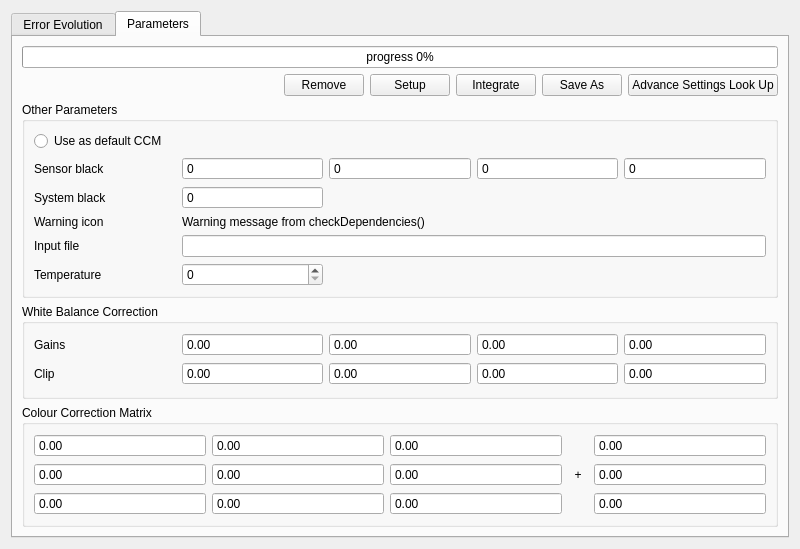
<?xml version="1.0" encoding="UTF-8"?>
<ui version="4.0">
 <class>CCMTuning</class>
 <widget class="QWidget" name="CCMTuning">
  <property name="geometry">
   <rect>
    <x>0</x>
    <y>0</y>
    <width>800</width>
    <height>536</height>
   </rect>
  </property>
  <property name="sizePolicy">
   <sizepolicy hsizetype="Minimum" vsizetype="Expanding">
    <horstretch>0</horstretch>
    <verstretch>0</verstretch>
   </sizepolicy>
  </property>
  <property name="windowTitle">
   <string>CCM Tuning</string>
  </property>
  <layout class="QGridLayout" name="gridLayout">
   <item row="0" column="0">
    <widget class="QTabWidget" name="result_grp">
     <property name="currentIndex">
      <number>1</number>
     </property>
     <widget class="QwtExtra::EditableCurve" name="errorCurve">
      <attribute name="title">
       <string>Error Evolution</string>
      </attribute>
     </widget>
     <widget class="QWidget" name="result_tab">
      <attribute name="title">
       <string>Parameters</string>
      </attribute>
      <layout class="QGridLayout" name="gridLayout_4">
       <item row="2" column="0" colspan="8">
        <widget class="QGroupBox" name="blc_grp">
         <property name="title">
          <string>Other Parameters</string>
         </property>
         <property name="flat">
          <bool>true</bool>
         </property>
         <layout class="QGridLayout" name="gridLayout_5">
          <item row="3" column="0">
           <widget class="QLabel" name="warning_icon">
            <property name="text">
             <string notr="true">Warning icon</string>
            </property>
           </widget>
          </item>
          <item row="3" column="1" colspan="4">
           <widget class="QLabel" name="warning_lbl">
            <property name="text">
             <string notr="true">Warning message from checkDependencies()</string>
            </property>
           </widget>
          </item>
          <item row="1" column="1">
           <widget class="QSpinBox" name="blc_sensor0">
            <property name="readOnly">
             <bool>true</bool>
            </property>
            <property name="buttonSymbols">
             <enum>QAbstractSpinBox::NoButtons</enum>
            </property>
           </widget>
          </item>
          <item row="1" column="2">
           <widget class="QSpinBox" name="blc_sensor1">
            <property name="readOnly">
             <bool>true</bool>
            </property>
            <property name="buttonSymbols">
             <enum>QAbstractSpinBox::NoButtons</enum>
            </property>
           </widget>
          </item>
          <item row="1" column="3">
           <widget class="QSpinBox" name="blc_sensor2">
            <property name="readOnly">
             <bool>true</bool>
            </property>
            <property name="buttonSymbols">
             <enum>QAbstractSpinBox::NoButtons</enum>
            </property>
           </widget>
          </item>
          <item row="1" column="4">
           <widget class="QSpinBox" name="blc_sensor3">
            <property name="readOnly">
             <bool>true</bool>
            </property>
            <property name="buttonSymbols">
             <enum>QAbstractSpinBox::NoButtons</enum>
            </property>
           </widget>
          </item>
          <item row="2" column="1">
           <widget class="QSpinBox" name="blc_system">
            <property name="readOnly">
             <bool>true</bool>
            </property>
            <property name="buttonSymbols">
             <enum>QAbstractSpinBox::NoButtons</enum>
            </property>
           </widget>
          </item>
          <item row="2" column="0">
           <widget class="QLabel" name="label_4">
            <property name="text">
             <string>System black</string>
            </property>
           </widget>
          </item>
          <item row="1" column="0">
           <widget class="QLabel" name="label_3">
            <property name="text">
             <string>Sensor black</string>
            </property>
           </widget>
          </item>
          <item row="4" column="0">
           <widget class="QLabel" name="inputFilename_lbl">
            <property name="text">
             <string>Input file</string>
            </property>
           </widget>
          </item>
          <item row="4" column="1" colspan="4">
           <widget class="QLineEdit" name="inputFilename">
            <property name="readOnly">
             <bool>true</bool>
            </property>
           </widget>
          </item>
          <item row="5" column="0">
           <widget class="QLabel" name="temperatur_lbl">
            <property name="text">
             <string>Temperature</string>
            </property>
           </widget>
          </item>
          <item row="5" column="1">
           <widget class="QSpinBox" name="temperature">
            <property name="maximum">
             <number>100000</number>
            </property>
           </widget>
          </item>
          <item row="0" column="0" colspan="5">
           <widget class="QRadioButton" name="default_rbtn">
            <property name="text">
             <string>Use as default CCM</string>
            </property>
           </widget>
          </item>
         </layout>
        </widget>
       </item>
       <item row="3" column="0" colspan="8">
        <widget class="QGroupBox" name="wbc_grp">
         <property name="title">
          <string>White Balance Correction</string>
         </property>
         <property name="flat">
          <bool>true</bool>
         </property>
         <layout class="QGridLayout" name="gridLayout_2">
          <item row="1" column="1">
           <widget class="QDoubleSpinBox" name="wbc_gain0">
            <property name="readOnly">
             <bool>true</bool>
            </property>
            <property name="buttonSymbols">
             <enum>QAbstractSpinBox::NoButtons</enum>
            </property>
            <property name="minimum">
             <double>-200.000000000000000</double>
            </property>
            <property name="maximum">
             <double>200.000000000000000</double>
            </property>
           </widget>
          </item>
          <item row="1" column="4">
           <widget class="QDoubleSpinBox" name="wbc_gain3">
            <property name="readOnly">
             <bool>true</bool>
            </property>
            <property name="buttonSymbols">
             <enum>QAbstractSpinBox::NoButtons</enum>
            </property>
            <property name="minimum">
             <double>-200.000000000000000</double>
            </property>
            <property name="maximum">
             <double>200.000000000000000</double>
            </property>
           </widget>
          </item>
          <item row="1" column="2">
           <widget class="QDoubleSpinBox" name="wbc_gain1">
            <property name="readOnly">
             <bool>true</bool>
            </property>
            <property name="buttonSymbols">
             <enum>QAbstractSpinBox::NoButtons</enum>
            </property>
            <property name="minimum">
             <double>-200.000000000000000</double>
            </property>
            <property name="maximum">
             <double>200.000000000000000</double>
            </property>
           </widget>
          </item>
          <item row="1" column="3">
           <widget class="QDoubleSpinBox" name="wbc_gain2">
            <property name="readOnly">
             <bool>true</bool>
            </property>
            <property name="buttonSymbols">
             <enum>QAbstractSpinBox::NoButtons</enum>
            </property>
            <property name="minimum">
             <double>-200.000000000000000</double>
            </property>
            <property name="maximum">
             <double>200.000000000000000</double>
            </property>
           </widget>
          </item>
          <item row="3" column="1">
           <widget class="QDoubleSpinBox" name="wbc_clip0">
            <property name="readOnly">
             <bool>true</bool>
            </property>
            <property name="buttonSymbols">
             <enum>QAbstractSpinBox::NoButtons</enum>
            </property>
            <property name="minimum">
             <double>-200.000000000000000</double>
            </property>
            <property name="maximum">
             <double>200.000000000000000</double>
            </property>
           </widget>
          </item>
          <item row="3" column="2">
           <widget class="QDoubleSpinBox" name="wbc_clip1">
            <property name="readOnly">
             <bool>true</bool>
            </property>
            <property name="buttonSymbols">
             <enum>QAbstractSpinBox::NoButtons</enum>
            </property>
            <property name="minimum">
             <double>-200.000000000000000</double>
            </property>
            <property name="maximum">
             <double>200.000000000000000</double>
            </property>
           </widget>
          </item>
          <item row="3" column="3">
           <widget class="QDoubleSpinBox" name="wbc_clip2">
            <property name="readOnly">
             <bool>true</bool>
            </property>
            <property name="buttonSymbols">
             <enum>QAbstractSpinBox::NoButtons</enum>
            </property>
            <property name="minimum">
             <double>-200.000000000000000</double>
            </property>
            <property name="maximum">
             <double>200.000000000000000</double>
            </property>
           </widget>
          </item>
          <item row="3" column="4">
           <widget class="QDoubleSpinBox" name="wbc_clip3">
            <property name="readOnly">
             <bool>true</bool>
            </property>
            <property name="buttonSymbols">
             <enum>QAbstractSpinBox::NoButtons</enum>
            </property>
            <property name="minimum">
             <double>-200.000000000000000</double>
            </property>
            <property name="maximum">
             <double>200.000000000000000</double>
            </property>
           </widget>
          </item>
          <item row="1" column="0">
           <widget class="QLabel" name="label_5">
            <property name="text">
             <string>Gains</string>
            </property>
           </widget>
          </item>
          <item row="3" column="0">
           <widget class="QLabel" name="label_6">
            <property name="text">
             <string>Clip</string>
            </property>
           </widget>
          </item>
         </layout>
        </widget>
       </item>
       <item row="5" column="0" colspan="8">
        <widget class="QGroupBox" name="matrix_grp">
         <property name="title">
          <string>Colour Correction Matrix</string>
         </property>
         <property name="flat">
          <bool>true</bool>
         </property>
         <layout class="QGridLayout" name="gridLayout_3">
          <item row="0" column="0">
           <widget class="QDoubleSpinBox" name="ccm_matrix0">
            <property name="readOnly">
             <bool>true</bool>
            </property>
            <property name="buttonSymbols">
             <enum>QAbstractSpinBox::NoButtons</enum>
            </property>
            <property name="minimum">
             <double>-200.000000000000000</double>
            </property>
            <property name="maximum">
             <double>200.000000000000000</double>
            </property>
           </widget>
          </item>
          <item row="0" column="1">
           <widget class="QDoubleSpinBox" name="ccm_matrix1">
            <property name="readOnly">
             <bool>true</bool>
            </property>
            <property name="buttonSymbols">
             <enum>QAbstractSpinBox::NoButtons</enum>
            </property>
            <property name="minimum">
             <double>-200.000000000000000</double>
            </property>
            <property name="maximum">
             <double>200.000000000000000</double>
            </property>
           </widget>
          </item>
          <item row="0" column="2">
           <widget class="QDoubleSpinBox" name="ccm_matrix2">
            <property name="readOnly">
             <bool>true</bool>
            </property>
            <property name="buttonSymbols">
             <enum>QAbstractSpinBox::NoButtons</enum>
            </property>
            <property name="minimum">
             <double>-200.000000000000000</double>
            </property>
            <property name="maximum">
             <double>200.000000000000000</double>
            </property>
           </widget>
          </item>
          <item row="0" column="4">
           <widget class="QDoubleSpinBox" name="ccm_offsets0">
            <property name="readOnly">
             <bool>true</bool>
            </property>
            <property name="buttonSymbols">
             <enum>QAbstractSpinBox::NoButtons</enum>
            </property>
            <property name="minimum">
             <double>-200.000000000000000</double>
            </property>
            <property name="maximum">
             <double>200.000000000000000</double>
            </property>
           </widget>
          </item>
          <item row="1" column="0">
           <widget class="QDoubleSpinBox" name="ccm_matrix3">
            <property name="readOnly">
             <bool>true</bool>
            </property>
            <property name="buttonSymbols">
             <enum>QAbstractSpinBox::NoButtons</enum>
            </property>
            <property name="minimum">
             <double>-200.000000000000000</double>
            </property>
            <property name="maximum">
             <double>200.000000000000000</double>
            </property>
           </widget>
          </item>
          <item row="1" column="1">
           <widget class="QDoubleSpinBox" name="ccm_matrix4">
            <property name="readOnly">
             <bool>true</bool>
            </property>
            <property name="buttonSymbols">
             <enum>QAbstractSpinBox::NoButtons</enum>
            </property>
            <property name="minimum">
             <double>-200.000000000000000</double>
            </property>
            <property name="maximum">
             <double>200.000000000000000</double>
            </property>
           </widget>
          </item>
          <item row="1" column="2">
           <widget class="QDoubleSpinBox" name="ccm_matrix5">
            <property name="readOnly">
             <bool>true</bool>
            </property>
            <property name="buttonSymbols">
             <enum>QAbstractSpinBox::NoButtons</enum>
            </property>
            <property name="minimum">
             <double>-200.000000000000000</double>
            </property>
            <property name="maximum">
             <double>200.000000000000000</double>
            </property>
           </widget>
          </item>
          <item row="1" column="3">
           <widget class="QLabel" name="label_2">
            <property name="maximumSize">
             <size>
              <width>20</width>
              <height>16777215</height>
             </size>
            </property>
            <property name="text">
             <string>+</string>
            </property>
            <property name="alignment">
             <set>Qt::AlignCenter</set>
            </property>
           </widget>
          </item>
          <item row="1" column="4">
           <widget class="QDoubleSpinBox" name="ccm_offsets1">
            <property name="readOnly">
             <bool>true</bool>
            </property>
            <property name="buttonSymbols">
             <enum>QAbstractSpinBox::NoButtons</enum>
            </property>
            <property name="minimum">
             <double>-200.000000000000000</double>
            </property>
            <property name="maximum">
             <double>200.000000000000000</double>
            </property>
           </widget>
          </item>
          <item row="2" column="0">
           <widget class="QDoubleSpinBox" name="ccm_matrix6">
            <property name="readOnly">
             <bool>true</bool>
            </property>
            <property name="buttonSymbols">
             <enum>QAbstractSpinBox::NoButtons</enum>
            </property>
            <property name="minimum">
             <double>-200.000000000000000</double>
            </property>
            <property name="maximum">
             <double>200.000000000000000</double>
            </property>
           </widget>
          </item>
          <item row="2" column="1">
           <widget class="QDoubleSpinBox" name="ccm_matrix7">
            <property name="readOnly">
             <bool>true</bool>
            </property>
            <property name="buttonSymbols">
             <enum>QAbstractSpinBox::NoButtons</enum>
            </property>
            <property name="minimum">
             <double>-200.000000000000000</double>
            </property>
            <property name="maximum">
             <double>200.000000000000000</double>
            </property>
           </widget>
          </item>
          <item row="2" column="2">
           <widget class="QDoubleSpinBox" name="ccm_matrix8">
            <property name="readOnly">
             <bool>true</bool>
            </property>
            <property name="buttonSymbols">
             <enum>QAbstractSpinBox::NoButtons</enum>
            </property>
            <property name="minimum">
             <double>-200.000000000000000</double>
            </property>
            <property name="maximum">
             <double>200.000000000000000</double>
            </property>
           </widget>
          </item>
          <item row="2" column="4">
           <widget class="QDoubleSpinBox" name="ccm_offsets2">
            <property name="readOnly">
             <bool>true</bool>
            </property>
            <property name="buttonSymbols">
             <enum>QAbstractSpinBox::NoButtons</enum>
            </property>
            <property name="minimum">
             <double>-200.000000000000000</double>
            </property>
            <property name="maximum">
             <double>200.000000000000000</double>
            </property>
           </widget>
          </item>
         </layout>
        </widget>
       </item>
       <item row="1" column="0">
        <spacer name="horizontalSpacer">
         <property name="orientation">
          <enum>Qt::Horizontal</enum>
         </property>
         <property name="sizeHint" stdset="0">
          <size>
           <width>40</width>
           <height>20</height>
          </size>
         </property>
        </spacer>
       </item>
       <item row="1" column="4">
        <widget class="QPushButton" name="reset_btn">
         <property name="text">
          <string>Setup</string>
         </property>
        </widget>
       </item>
       <item row="1" column="6">
        <widget class="QPushButton" name="save_btn">
         <property name="text">
          <string>Save As</string>
         </property>
        </widget>
       </item>
       <item row="1" column="7">
        <widget class="QPushButton" name="advSettLookUp_btn">
         <property name="text">
          <string>Advance Settings Look Up</string>
         </property>
        </widget>
       </item>
       <item row="0" column="0" colspan="8">
        <widget class="QProgressBar" name="progress">
         <property name="value">
          <number>0</number>
         </property>
         <property name="format">
          <string>progress %p%</string>
         </property>
        </widget>
       </item>
       <item row="1" column="3">
        <widget class="QPushButton" name="remove_btn">
         <property name="text">
          <string>Remove</string>
         </property>
        </widget>
       </item>
       <item row="1" column="5">
        <widget class="QPushButton" name="integrate_btn">
         <property name="text">
          <string>Integrate</string>
         </property>
        </widget>
       </item>
      </layout>
     </widget>
    </widget>
   </item>
   <item row="1" column="0">
    <spacer name="verticalSpacer">
     <property name="orientation">
      <enum>Qt::Vertical</enum>
     </property>
     <property name="sizeHint" stdset="0">
      <size>
       <width>20</width>
       <height>40</height>
      </size>
     </property>
    </spacer>
   </item>
  </layout>
 </widget>
 <customwidgets>
  <customwidget>
   <class>QwtExtra::EditableCurve</class>
   <extends>QWidget</extends>
   <header location="global">QwtExtra/editablecurve.hpp</header>
   <container>1</container>
  </customwidget>
 </customwidgets>
 <tabstops>
  <tabstop>result_grp</tabstop>
  <tabstop>reset_btn</tabstop>
  <tabstop>save_btn</tabstop>
  <tabstop>default_rbtn</tabstop>
  <tabstop>blc_sensor0</tabstop>
  <tabstop>blc_sensor1</tabstop>
  <tabstop>blc_sensor2</tabstop>
  <tabstop>blc_sensor3</tabstop>
  <tabstop>blc_system</tabstop>
  <tabstop>inputFilename</tabstop>
  <tabstop>temperature</tabstop>
  <tabstop>wbc_gain0</tabstop>
  <tabstop>wbc_gain1</tabstop>
  <tabstop>wbc_gain2</tabstop>
  <tabstop>wbc_gain3</tabstop>
  <tabstop>wbc_clip0</tabstop>
  <tabstop>wbc_clip1</tabstop>
  <tabstop>wbc_clip2</tabstop>
  <tabstop>wbc_clip3</tabstop>
  <tabstop>ccm_matrix0</tabstop>
  <tabstop>ccm_matrix1</tabstop>
  <tabstop>ccm_matrix2</tabstop>
  <tabstop>ccm_offsets0</tabstop>
  <tabstop>ccm_matrix3</tabstop>
  <tabstop>ccm_matrix4</tabstop>
  <tabstop>ccm_matrix5</tabstop>
  <tabstop>ccm_offsets1</tabstop>
  <tabstop>ccm_matrix6</tabstop>
  <tabstop>ccm_matrix7</tabstop>
  <tabstop>ccm_matrix8</tabstop>
  <tabstop>ccm_offsets2</tabstop>
 </tabstops>
 <resources/>
 <connections/>
</ui>
